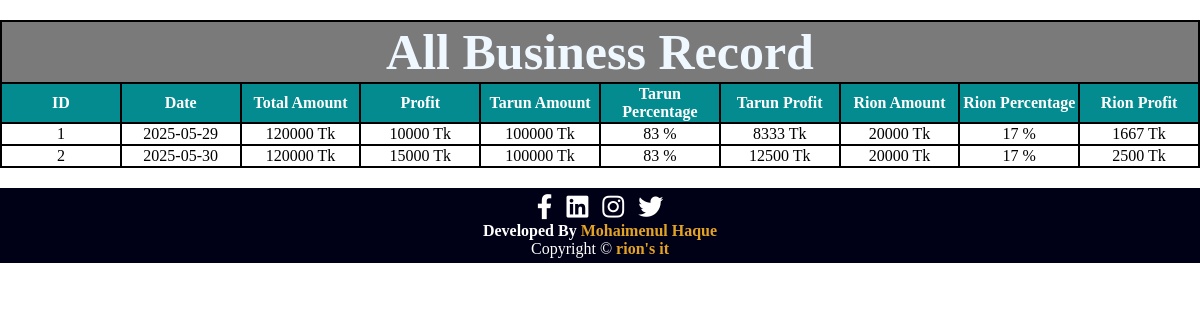
Screenshot of /DisplayData.php with the database file from the repository.
### tables this page shows
CREATE TABLE `business_data` (
  `id` int(11) NOT NULL,
  `Date` date NOT NULL,
  `Total_Amount` int(11) NOT NULL,
  `Total_Profit` int(11) NOT NULL,
  `Tarun_Amount` int(11) NOT NULL,
  `Tarun_Percentage` int(11) NOT NULL,
  `Tarun_Profit` int(11) NOT NULL,
  `Rion_Amount` int(11) NOT NULL,
  `Rion_Percentage` int(11) NOT NULL,
  `Rion_Profit` int(11) NOT NULL
);

### DisplayData.php (the view, shortened to what this page needs)
<?php
include("connect.php");
$query = "SELECT * FROM business_data";
$data =mysqli_query($conn,$query);
$total = mysqli_num_rows($data);
?>
<!DOCTYPE html>
<html lang="en">
<head>
    <link rel="stylesheet" href="DisplayDataBase.css">
    <link rel="stylesheet" href="https://cdnjs.cloudflare.com/ajax/libs/font-awesome/5.15.2/css/all.min.css">
</head>
<body>
    <table>
         <tr>
            <th id="Tablehead" colspan="10">All Business Record</th>
        </tr>
        <tr>
            <th id="tablehead">ID</th>
            <th id="tablehead">Date</th>
            <th>Total Amount</th>
            <th>Profit</th>
            <th>Tarun Amount</th>
            <th>Tarun Percentage</th>
            <th>Tarun Profit</th>
            <th>Rion Amount</th>
            <th>Rion Percentage</th>
            <th>Rion Profit</th>
        </tr>
        <?php
       if($total!=0)
       {
            while($result = mysqli_fetch_assoc($data)){
                echo "<tr>
                <td>".$result['id']."</td>
                <td>".$result['Date']."</td>
                <td>".$result['Total_Amount']." Tk</td>
                <td>".$result['Total_Profit']." Tk</td>
                <td>".$result['Tarun_Amount']." Tk</td>
                <td>".$result['Tarun_Percentage']." %</td>
                <td>".$result['Tarun_Profit']." Tk</td>
                <td>".$result['Rion_Amount']." Tk</td>
                <td>".$result['Rion_Percentage']." %</td>
                <td>".$result['Rion_Profit']." Tk</td>
                </tr>";
            }
        }
        else{
        }
        ?>
    </table>
</body>
<footer class="footer">
    <div class="media-icons">
        <a href="https://www.facebook.com/mohaimenul.haquer/" target="_blank"><i class="fab fa-facebook-f"></i></a>
        <a href="https://www.linkedin.com/in/mohaimenul-haque-rion-6033721b9/" target="_blank"><i class="fab fa-linkedin"></i></a>
        <a href="https://www.instagram.com/mohaimenulhaquer/" target="_blank"><i class="fab fa-instagram"></i></a>
        <a href="#"><i class="fab fa-twitter"></i></a>
      </div>
    <span class="footer-title"><p>Developed By <a href="#">Mohaimenul Haque </a></p> </span>
    <p>Copyright &copy; <a href="#">rion's it </a></p>
  </footer>
</html>

### DisplayDataBase.css (style rules this page uses)
Body { margin: 0; }
table { border: solid black 2px; border-collapse: collapse; margin: auto; margin-top: 20px; }
#Tablehead { margin: auto; height: 50px; font-size: 50px; color: aliceblue; background: rgb(122, 122, 122); }
th { border: solid rgb(0, 0, 0) 2px; width:125px ; height: 30px; background: rgb(4, 139, 144); color: rgb(255, 255, 255); min-width: 80px; }
td { text-align: center; border: solid black 2px; }
.footer { margin-top: 20px; background: #000016; color: #fff; text-align: center; padding: 0.3em; }
.footer .footer-title { font-size: 15px; font-weight: 600; margin: 0; }
.footer p { font-size: 16px; margin-top: 10px; margin: 0; }
.footer p a { color: #e3a324; font-weight: 600; text-decoration: none; }
.media-icons { margin-top: 1px; }
.media-icons a { color: #fff; font-size: 25px; margin: 5px; }

### rows the page displays
business_data: id "1", Date "2025-05-29", Total_Amount "120000", Total_Profit "10000", Tarun_Amount "100000", Tarun_Percentage "83", Tarun_Profit "8333", Rion_Amount "20000", Rion_Percentage "17", Rion_Profit "1667"
business_data: id "2", Date "2025-05-30", Total_Amount "120000", Total_Profit "15000", Tarun_Amount "100000", Tarun_Percentage "83", Tarun_Profit "12500", Rion_Amount "20000", Rion_Percentage "17", Rion_Profit "2500"
